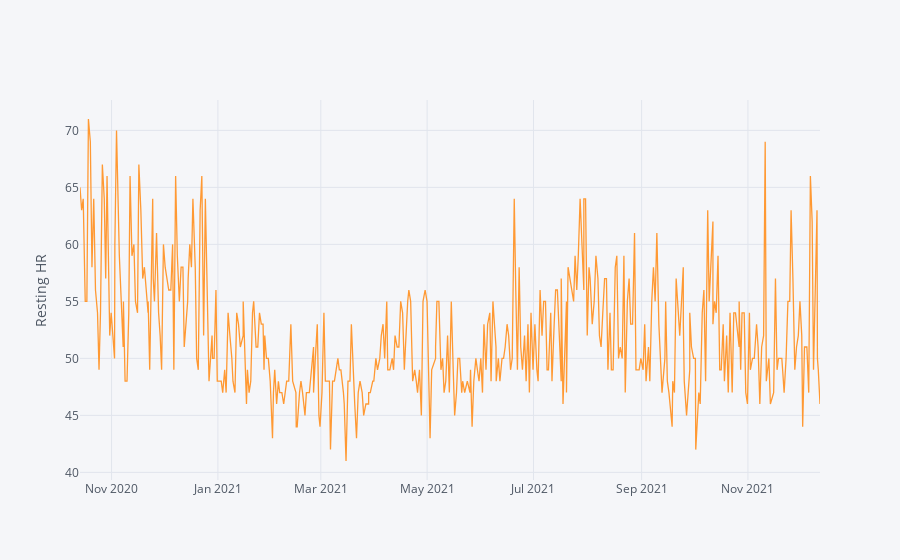

Notebook source saved alongside this figure:
### Code cell
resting_hr.iplot(y='Value', yTitle='Resting HR')

### Figure 1 — Plotly figure (JSON) as saved in the notebook; plotly's stock layout.template omitted (floating-point values rounded to 4 significant figures; data arrays with more than 128 entries replaced by an {"elided": "..."} marker saying what was removed)
{"data": [{"line": {"color": "rgba(255, 153, 51, 1.0)", "dash": "solid", "shape": "linear", "width": 1.3}, "mode": "lines", "name": "Value", "text": "", "type": "scatter", "x": {"elided": "428 str values"}, "y": {"elided": "428 int values"}}], "layout": {"legend": {"bgcolor": "#F5F6F9", "font": {"color": "#4D5663"}}, "paper_bgcolor": "#F5F6F9", "plot_bgcolor": "#F5F6F9", "title": {"font": {"color": "#4D5663"}}, "xaxis": {"gridcolor": "#E1E5ED", "showgrid": true, "tickfont": {"color": "#4D5663"}, "title": {"font": {"color": "#4D5663"}, "text": ""}, "zerolinecolor": "#E1E5ED"}, "yaxis": {"gridcolor": "#E1E5ED", "showgrid": true, "tickfont": {"color": "#4D5663"}, "title": {"font": {"color": "#4D5663"}, "text": "Resting HR"}, "zerolinecolor": "#E1E5ED"}}}
